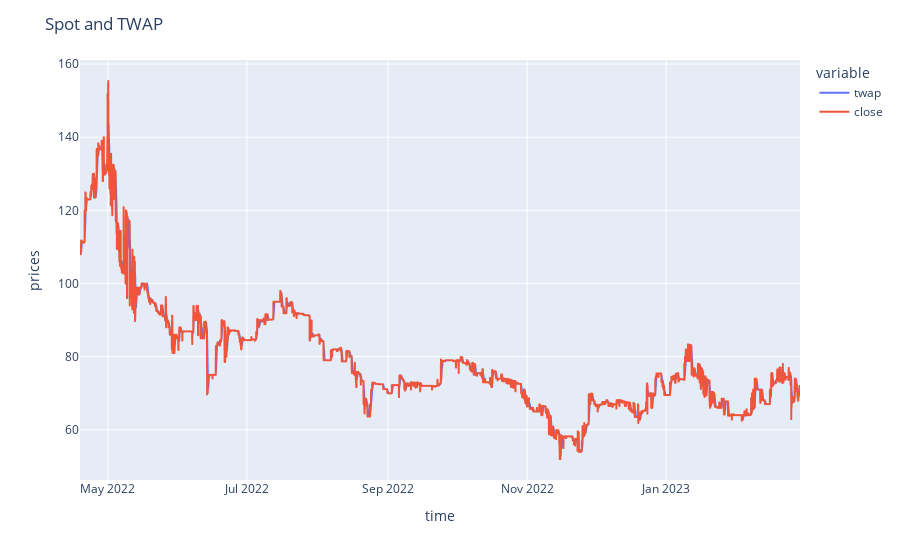

Notebook source saved alongside this figure:
### Code cell
plt = line_chart(bayc_t2, 'Spot and TWAP', 'time', ['twap', 'close'], 'time', 'prices')
plt.show() if interact_chart else Image(plt.to_image(format="png"))

### Figure 1 — Plotly figure (JSON) as saved in the notebook; plotly's stock layout.template omitted (floating-point values rounded to 4 significant figures; data arrays with more than 128 entries replaced by an {"elided": "..."} marker saying what was removed)
{"data": [{"hovertemplate": "variable=twap<br>time=%{x}<br>value=%{y}<extra></extra>", "legendgroup": "twap", "line": {"color": "#636efa", "dash": "solid"}, "marker": {"symbol": "circle"}, "mode": "lines", "name": "twap", "showlegend": true, "type": "scattergl", "x": {"elided": "7585 str values"}, "xaxis": "x", "y": {"elided": "7585 float values"}, "yaxis": "y"}, {"hovertemplate": "variable=close<br>time=%{x}<br>value=%{y}<extra></extra>", "legendgroup": "close", "line": {"color": "#EF553B", "dash": "solid"}, "marker": {"symbol": "circle"}, "mode": "lines", "name": "close", "showlegend": true, "type": "scattergl", "x": {"elided": "7585 str values"}, "xaxis": "x", "y": {"elided": "7585 float values"}, "yaxis": "y"}], "layout": {"legend": {"title": {"text": "variable"}, "tracegroupgap": 0}, "margin": {"t": 60}, "title": {"text": "Spot and TWAP"}, "xaxis": {"anchor": "y", "domain": [0, 1], "title": {"text": "time"}}, "yaxis": {"anchor": "x", "domain": [0, 1], "title": {"text": "prices"}}}}
